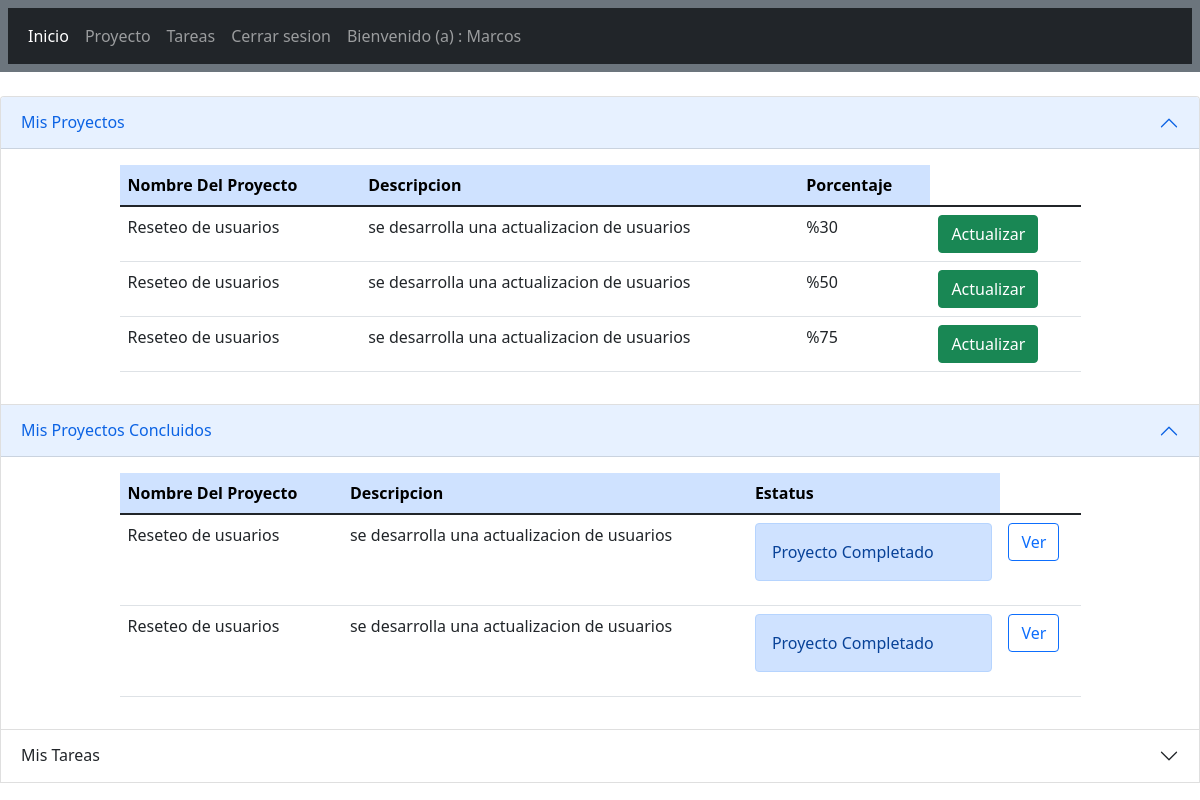
Page /view/admin/index.php (signed in) on the committed database.
### tables this page shows
CREATE TABLE `proyecto` (
  `id` int NOT NULL,
  `nombre` varchar(50) DEFAULT NULL,
  `descrip` varchar(200) DEFAULT NULL,
  `id_rol` int DEFAULT NULL,
  `porcentaje` int DEFAULT NULL
);

### model/consults.php (called while the page is built, shortened)
<?php
try{
    $conexion = new pdo('mysql:host=localhost:3307;port=3307;dbname=login;charset=utf8','root','',array(
        PDO::ATTR_ERRMODE => PDO::ERRMODE_EXCEPTION,
    ));
    }catch(PDOException $pe){
        echo $pe->getMessage();
    } $rol=1;
$consulta1 ="SELECT * FROM proyecto WHERE id_rol = ? AND porcentaje<100";
$result1 = $conexion->prepare($consulta1);
$consulta2 ="SELECT * FROM proyecto WHERE id_rol = ? AND porcentaje=100";
$result2 = $conexion->prepare($consulta2);
?>

### view/admin/index.php (the view, shortened to what this page needs)
<?php
include("../../model/consults.php");
?>
<!DOCTYPE html>
<html>
<head>
    <link href="https://cdn.jsdelivr.net/npm/bootstrap@5.1.3/dist/css/bootstrap.min.css" rel="stylesheet">
</head>
<body>
<header class="p-2 bg-secondary">
        <nav class="navbar navbar-expand-sm navbar-dark bg-dark">
            <div class="container-fluid">
                <div id="navarColapsable" class="collapse navbar-collapse">
                    <ul class="navbar-nav">
                        <li>
                            <a class="nav-link active" aria-current="page" href="index.php">Inicio</a>
                        </li>
                        <li>
                            <a class="nav-link" href="proyecto.php">Proyecto</a>
                        </li>
                        <li>
                            <a class="nav-link" href="Tareas.php">Tareas</a>
                        </li>
                        <li>
                            <a class="nav-link" href="../../controller/cerrarSesion.php">Cerrar sesion</a>
                        </li>
                        <li>
                        <a class="nav-link" href="#" style="margin:left" >  Bienvenido (a) : <?php echo ucfirst($_SESSION['nombre']); ?></a>
                        </li>
                    </ul>
                </div>
            </div>
        </nav>
    </header>
            <div class="row">
                <div class="col-12">
                    <br />
                </div>
            </div>
            <div class="row">
                <div class="col-12">
                    <div class="accordion" id="accordionExample">
                        <div class="accordion-item">
                            <h2 class="accordion-header" id="headingOne">
                                <button class="accordion-button" type="button" data-bs-toggle="collapse" data-bs-target="#collapseOne" aria-expanded="true" aria-controls="collapseOne">
                                    Mis Proyectos
                                </button>
                            </h2>
                            <div id="collapseOne" class="accordion-collapse collapse show" aria-labelledby="headingOne" data-bs-parent="#accordionExample">
                                <div class="accordion-body">
                            <div class="row">
                                <div class="col-1">
                                </div>
                                <div class="col-10">
                                <table class="table table-hover">
                                    <thead>
                                    <tr>
                                        <th class="table-primary">Nombre Del Proyecto</th>
                                        <th class="table-primary">Descripcion</th>
                                        <th class="table-primary">Porcentaje</th>
                                    </tr>
                                    </thead>
                                    <?php
                                    $result1->execute(array($rol));
                                     while($row1=$result1->fetch(PDO::FETCH_ASSOC)){
                                        echo "<tr>";
                                        echo "<td>"; echo $row1['nombre']; echo "</td>";
                                        echo "<td>"; echo $row1['descrip']; echo "</td>";
                                        echo "<td>"; echo '%'; echo $row1['porcentaje']; echo "</td>";
                                        echo "<th> <a href='#'><button type='button' class='btn btn-success'>Actualizar</button></a></td>";
                                        echo "</tr>";
                                     }?>
                                     </table>
                                     </div>
                                     <div class="col-1">
                                     </div>
                            </div>
                                </div>
                            </div>
                        </div>
                        <div class="accordion-item">
                            <h2 class="accordion-header" id="headingOne">
                                <button class="accordion-button" type="button" data-bs-toggle="collapse" data-bs-target="#collapseOne" aria-expanded="true" aria-controls="collapseOne">
                                    Mis Proyectos Concluidos
                                </button>
                            </h2>
                            <div id="collapseOne" class="accordion-collapse collapse show" aria-labelledby="headingOne" data-bs-parent="#accordionExample">
                                <div class="accordion-body">
                                <div class="row">
                                <div class="col-1">
                                </div>
                                <div class="col-10">
                                <table class="table table-hover">
                                    <thead>
                                    <tr>
                                        <th class="table-primary">Nombre Del Proyecto</th>
                                        <th class="table-primary">Descripcion</th>
                                        <th class="table-primary">Estatus</th>
                                    </tr>
                                    </thead>
                                    <?php
                                    $result2->execute(array($rol));
                                     while($row2=$result2->fetch(PDO::FETCH_ASSOC)){
                                        echo "<tr>";
                                        echo "<td>"; echo $row2['nombre']; echo "</td>";
                                        echo "<td>"; echo $row2['descrip']; echo "</td>";
                                        echo "<td> <div class='alert alert-primary' role='alert'>Proyecto Completado</div></td>";
                                        echo "<td><button type='button' class='btn btn-outline-primary'>Ver</button></td>";
                                        echo "</tr>";
                                     }?>
                                     </table>
                                     </div>
                                     <div class="col-1">
                                     </div>
                            </div>
                                </div>
                            </div>
                        </div>
                        <div class="accordion-item">
                            <h2 class="accordion-header" id="headingTwo">
                                <button class="accordion-button collapsed" type="button" data-bs-toggle="collapse" data-bs-target="#collapseTwo" aria-expanded="false" aria-controls="collapseTwo">
                                    Mis Tareas
                                </button>
                            </h2>
                        </div>
                            </div>
                                </div>
                            </div>
</body>
</html>

### rows in the picture
proyecto: nombre "Reseteo de usuarios", descrip "se desarrolla una actualizacion de usuarios", porcentaje "30"
proyecto: nombre "Reseteo de usuarios", descrip "se desarrolla una actualizacion de usuarios", porcentaje "50"
proyecto: nombre "Reseteo de usuarios", descrip "se desarrolla una actualizacion de usuarios", porcentaje "75"
proyecto: nombre "Reseteo de usuarios", descrip "se desarrolla una actualizacion de usuarios"
proyecto: nombre "Reseteo de usuarios", descrip "se desarrolla una actualizacion de usuarios"

### other values in the picture
$_SESSION['nombre'] "Marcos"
